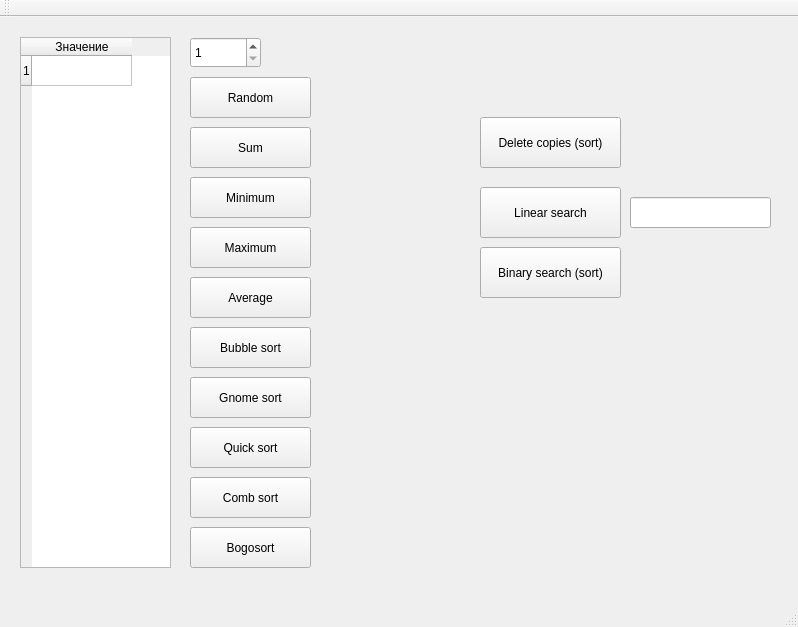
<?xml version="1.0" encoding="UTF-8"?>
<ui version="4.0">
 <class>MainWindow</class>
 <widget class="QMainWindow" name="MainWindow">
  <property name="geometry">
   <rect>
    <x>0</x>
    <y>0</y>
    <width>798</width>
    <height>627</height>
   </rect>
  </property>
  <property name="windowTitle">
   <string>MainWindow</string>
  </property>
  <widget class="QWidget" name="centralwidget">
   <widget class="QSpinBox" name="spinBox">
    <property name="geometry">
     <rect>
      <x>190</x>
      <y>20</y>
      <width>71</width>
      <height>31</height>
     </rect>
    </property>
    <property name="minimum">
     <number>1</number>
    </property>
   </widget>
   <widget class="QTableWidget" name="tableWidget">
    <property name="geometry">
     <rect>
      <x>20</x>
      <y>20</y>
      <width>151</width>
      <height>531</height>
     </rect>
    </property>
    <property name="rowCount">
     <number>1</number>
    </property>
    <property name="columnCount">
     <number>1</number>
    </property>
    <row/>
    <column>
     <property name="text">
      <string>Значение</string>
     </property>
    </column>
   </widget>
   <widget class="QPushButton" name="pushButtonRandom">
    <property name="geometry">
     <rect>
      <x>190</x>
      <y>60</y>
      <width>121</width>
      <height>41</height>
     </rect>
    </property>
    <property name="text">
     <string>Random</string>
    </property>
   </widget>
   <widget class="QPushButton" name="pushButtonSum">
    <property name="geometry">
     <rect>
      <x>190</x>
      <y>110</y>
      <width>121</width>
      <height>41</height>
     </rect>
    </property>
    <property name="text">
     <string>Sum</string>
    </property>
   </widget>
   <widget class="QLabel" name="labelResult">
    <property name="geometry">
     <rect>
      <x>327</x>
      <y>109</y>
      <width>131</width>
      <height>41</height>
     </rect>
    </property>
    <property name="font">
     <font>
      <pointsize>12</pointsize>
      <weight>75</weight>
      <bold>true</bold>
     </font>
    </property>
    <property name="text">
     <string/>
    </property>
   </widget>
   <widget class="QPushButton" name="pushButtonMin">
    <property name="geometry">
     <rect>
      <x>190</x>
      <y>160</y>
      <width>121</width>
      <height>41</height>
     </rect>
    </property>
    <property name="text">
     <string>Minimum</string>
    </property>
   </widget>
   <widget class="QPushButton" name="pushButtonMax">
    <property name="geometry">
     <rect>
      <x>190</x>
      <y>210</y>
      <width>121</width>
      <height>41</height>
     </rect>
    </property>
    <property name="text">
     <string>Maximum</string>
    </property>
   </widget>
   <widget class="QPushButton" name="pushButtonAverage">
    <property name="geometry">
     <rect>
      <x>190</x>
      <y>260</y>
      <width>121</width>
      <height>41</height>
     </rect>
    </property>
    <property name="text">
     <string>Average</string>
    </property>
   </widget>
   <widget class="QPushButton" name="pushButtonSort1">
    <property name="geometry">
     <rect>
      <x>190</x>
      <y>310</y>
      <width>121</width>
      <height>41</height>
     </rect>
    </property>
    <property name="text">
     <string>Bubble sort</string>
    </property>
   </widget>
   <widget class="QPushButton" name="pushButtonSort2">
    <property name="geometry">
     <rect>
      <x>190</x>
      <y>360</y>
      <width>121</width>
      <height>41</height>
     </rect>
    </property>
    <property name="text">
     <string>Gnome sort</string>
    </property>
   </widget>
   <widget class="QPushButton" name="pushButtonSort3">
    <property name="geometry">
     <rect>
      <x>190</x>
      <y>410</y>
      <width>121</width>
      <height>41</height>
     </rect>
    </property>
    <property name="text">
     <string>Quick sort</string>
    </property>
   </widget>
   <widget class="QPushButton" name="pushButtonSort4">
    <property name="geometry">
     <rect>
      <x>190</x>
      <y>460</y>
      <width>121</width>
      <height>41</height>
     </rect>
    </property>
    <property name="text">
     <string>Comb sort</string>
    </property>
   </widget>
   <widget class="QPushButton" name="pushButtonSort5">
    <property name="geometry">
     <rect>
      <x>190</x>
      <y>510</y>
      <width>121</width>
      <height>41</height>
     </rect>
    </property>
    <property name="text">
     <string>Bogosort</string>
    </property>
   </widget>
   <widget class="QPushButton" name="pushButtonCopies">
    <property name="geometry">
     <rect>
      <x>480</x>
      <y>100</y>
      <width>141</width>
      <height>51</height>
     </rect>
    </property>
    <property name="text">
     <string>Delete copies (sort)</string>
    </property>
   </widget>
   <widget class="QPushButton" name="pushButtonSearch1">
    <property name="geometry">
     <rect>
      <x>480</x>
      <y>170</y>
      <width>141</width>
      <height>51</height>
     </rect>
    </property>
    <property name="text">
     <string>Linear search</string>
    </property>
   </widget>
   <widget class="QLineEdit" name="lineEditSearch">
    <property name="geometry">
     <rect>
      <x>630</x>
      <y>180</y>
      <width>141</width>
      <height>31</height>
     </rect>
    </property>
    <property name="font">
     <font>
      <pointsize>10</pointsize>
     </font>
    </property>
    <property name="text">
     <string/>
    </property>
   </widget>
   <widget class="QPushButton" name="pushButtonSearch2">
    <property name="geometry">
     <rect>
      <x>480</x>
      <y>230</y>
      <width>141</width>
      <height>51</height>
     </rect>
    </property>
    <property name="text">
     <string>Binary search (sort)</string>
    </property>
   </widget>
  </widget>
  <widget class="QMenuBar" name="menubar">
   <property name="geometry">
    <rect>
     <x>0</x>
     <y>0</y>
     <width>798</width>
     <height>23</height>
    </rect>
   </property>
  </widget>
  <widget class="QStatusBar" name="statusbar"/>
  <widget class="QToolBar" name="toolBar">
   <property name="windowTitle">
    <string>toolBar</string>
   </property>
   <attribute name="toolBarArea">
    <enum>TopToolBarArea</enum>
   </attribute>
   <attribute name="toolBarBreak">
    <bool>false</bool>
   </attribute>
  </widget>
 </widget>
 <resources/>
 <connections/>
</ui>
